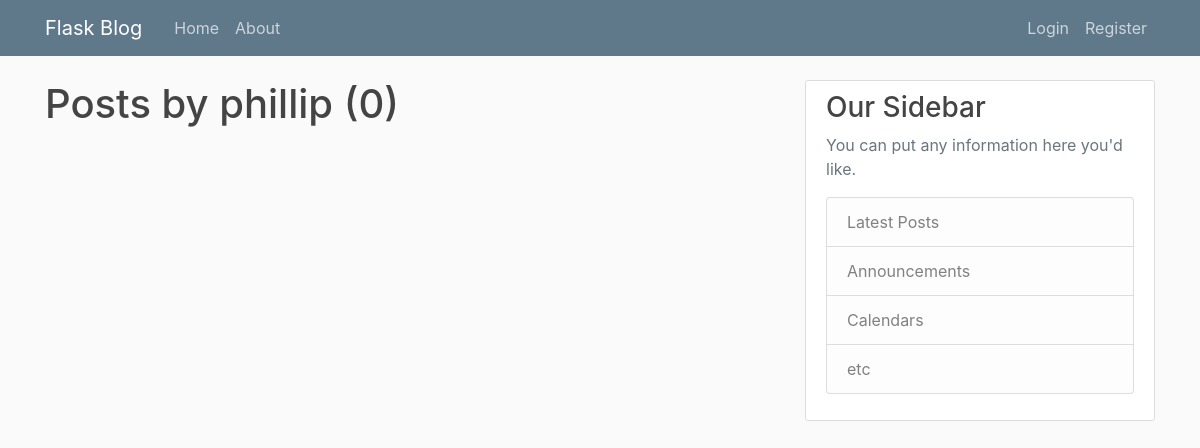
/user/phillip, run on an earlier commit of the app's database.
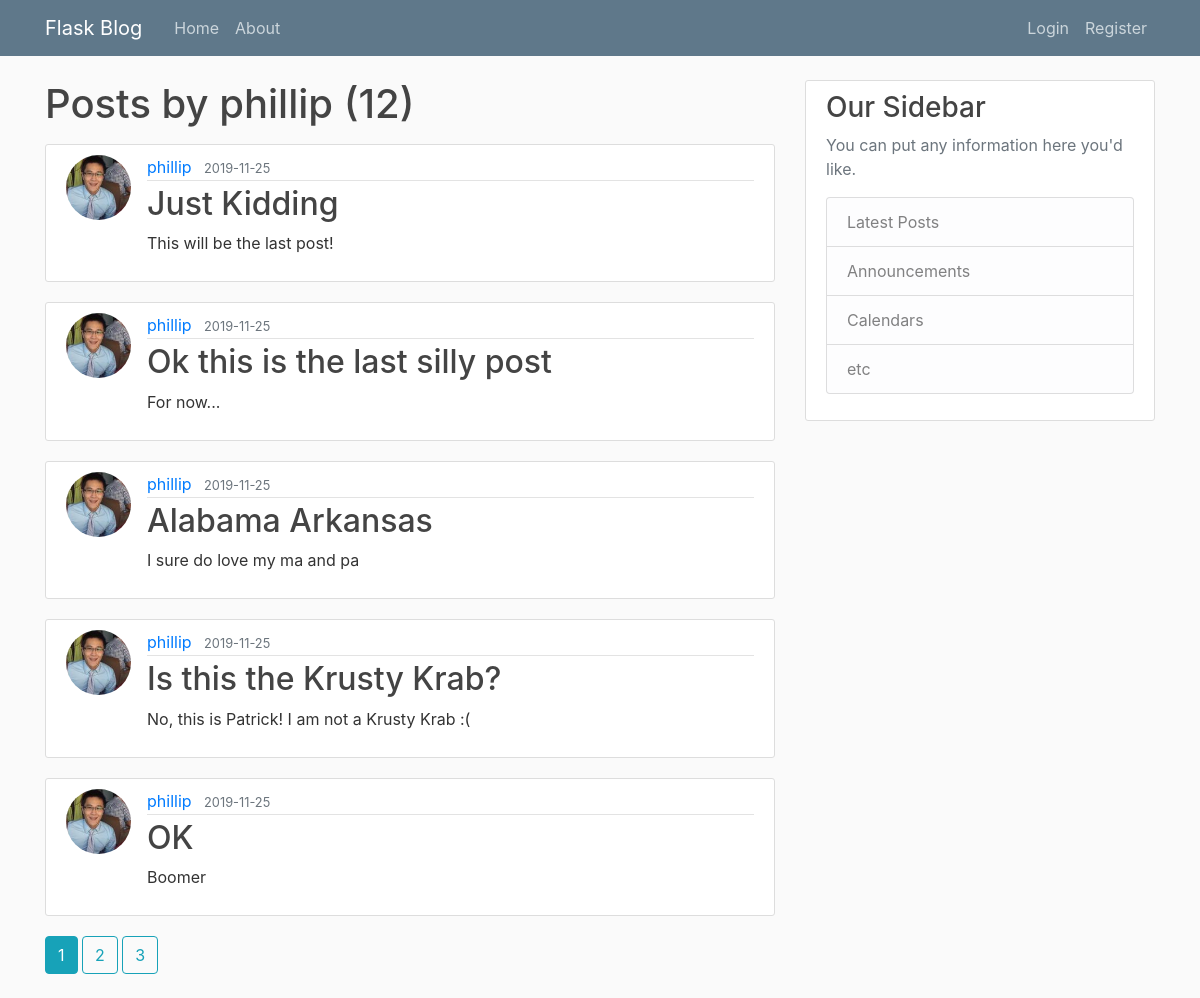
And on a later commit of the database.
### flaskblog/models.py (models this page shows, shortened)
class Post(db.Model):
    id = db.Column(db.Integer, primary_key=True)
    title = db.Column(db.String(100), nullable=False)
    date_posted = db.Column(db.DateTime, nullable=False, default=datetime.utcnow)
    content = db.Column(db.Text, nullable=False)
    user_id = db.Column(db.Integer, db.ForeignKey('user.id'), nullable=False)

class User(db.Model, UserMixin):
    id = db.Column(db.Integer, primary_key=True)
    username = db.Column(db.String(20), unique=True, nullable=False)
    email = db.Column(db.String(120), unique=True, nullable=False)
    image_file = db.Column(db.String(20), nullable=False, default='default.jpg')
    password = db.Column(db.String(60), nullable=False)
    posts = db.relationship('Post', backref='author', lazy=True)

### flaskblog/users/routes.py (the view)
@users.route("/user/<string:username>")
def user_posts(username):
    page = request.args.get('page', default=1, type=int)
    user = User.query.filter_by(username=username).first_or_404()
    posts = Post.query.filter_by(author=user) \
        .order_by(Post.date_posted.desc())\
        .paginate(page=page, per_page=5)
    return render_template('user_post.html', posts=posts, user=user)

### flaskblog/templates/user_post.html
{% extends "layout.html" %}
{% block content %}
    <h1 class="mb-3">Posts by {{ user.username }} ({{ posts.total }})</h1>
    {% for post in posts.items %}
        <article class="media content-section">
            <img class="rounded-circle article-img" src="{{ url_for('static', filename='profile_pics/' + post.author.image_file) }}">
            <div class="media-body">
                <div class="article-metadata">
                    <a class="mr-2" href="{{ url_for('users.user_posts', username=post.author.username) }}">{{ post.author.username }}</a>
                    <small class="text-muted">{{ post.date_posted.strftime('%Y-%m-%d') }}</small>
                </div>
                <h2><a class="article-title" href="{{ url_for('posts.post', post_id=post.id) }}">{{ post.title }}</a></h2>
                <p class="article-content">{{ post.content }}</p>
            </div>
        </article>
    {% endfor %}
    {% for page_num in posts.iter_pages(left_edge=1, right_edge=1, left_current=1, right_current=2) %}
        {% if page_num %}
            {% if page_num == posts.page %}
                <a class="btn btn-info mb-4" href="{{ url_for('users.user_posts', username=user.username, page=page_num) }}">{{ page_num }}</a>
            {% else %}
                <a class="btn btn-outline-info mb-4" href="{{ url_for('users.user_posts', username=user.username, page=page_num) }}">{{ page_num }}</a>
            {% endif %}
        {% else %}
            ...
        {% endif %}
    {% endfor %}
{% endblock content %}

What changed in the data, as far as the page shows it:
added Post: image_file (picture), author.username "phillip", date_posted "2019-11-25", title "Just Kidding", content "This will be the last post!"
added Post: image_file (picture), author.username "phillip", date_posted "2019-11-25", title "Ok this is the last silly post", content "For now..."
added Post: image_file (picture), author.username "phillip", date_posted "2019-11-25", title "Alabama Arkansas", content "I sure do love my ma and pa"
added Post: image_file (picture), author.username "phillip", date_posted "2019-11-25", title "Is this the Krusty Krab?", content "No, this is Patrick! I am not a Krusty Krab :("
added Post: image_file (picture), author.username "phillip", date_posted "2019-11-25", title "OK", content "Boomer"
Also different on the page:
{{ posts.total }}: "0" → "12"
new list line: "1"
new list line: "2"
new list line: "3"
